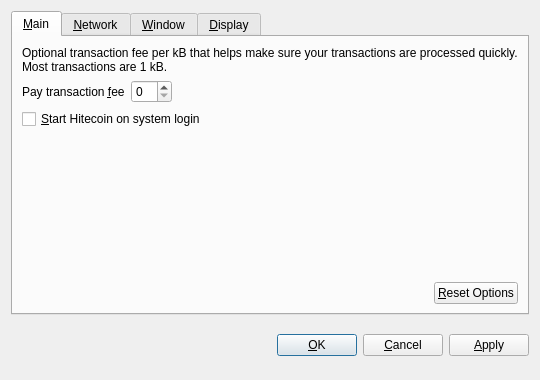
<?xml version="1.0" encoding="UTF-8"?>
<ui version="4.0">
 <class>OptionsDialog</class>
 <widget class="QDialog" name="OptionsDialog">
  <property name="geometry">
   <rect>
    <x>0</x>
    <y>0</y>
    <width>540</width>
    <height>380</height>
   </rect>
  </property>
  <property name="windowTitle">
   <string>Options</string>
  </property>
  <property name="modal">
   <bool>true</bool>
  </property>
  <layout class="QVBoxLayout" name="verticalLayout">
   <item>
    <widget class="QTabWidget" name="tabWidget">
     <property name="tabPosition">
      <enum>QTabWidget::North</enum>
     </property>
     <property name="currentIndex">
      <number>0</number>
     </property>
     <widget class="QWidget" name="tabMain">
      <attribute name="title">
       <string>&amp;Main</string>
      </attribute>
      <layout class="QVBoxLayout" name="verticalLayout_Main">
       <item>
        <widget class="QLabel" name="transactionFeeInfoLabel">
         <property name="text">
          <string>Optional transaction fee per kB that helps make sure your transactions are processed quickly. Most transactions are 1 kB.</string>
         </property>
         <property name="textFormat">
          <enum>Qt::PlainText</enum>
         </property>
         <property name="wordWrap">
          <bool>true</bool>
         </property>
        </widget>
       </item>
       <item>
        <layout class="QHBoxLayout" name="horizontalLayout_1_Main">
         <item>
          <widget class="QLabel" name="transactionFeeLabel">
           <property name="text">
            <string>Pay transaction &amp;fee</string>
           </property>
           <property name="textFormat">
            <enum>Qt::PlainText</enum>
           </property>
           <property name="buddy">
            <cstring>transactionFee</cstring>
           </property>
          </widget>
         </item>
         <item>
          <widget class="BitcoinAmountField" name="transactionFee"/>
         </item>
         <item>
          <spacer name="horizontalSpacer_1_Main">
           <property name="orientation">
            <enum>Qt::Horizontal</enum>
           </property>
           <property name="sizeHint" stdset="0">
            <size>
             <width>40</width>
             <height>20</height>
            </size>
           </property>
          </spacer>
         </item>
        </layout>
       </item>
       <item>
        <widget class="QCheckBox" name="bitcoinAtStartup">
         <property name="toolTip">
          <string>Automatically start Hitecoin after logging in to the system.</string>
         </property>
         <property name="text">
          <string>&amp;Start Hitecoin on system login</string>
         </property>
        </widget>
       </item>
       <item>
        <spacer name="verticalSpacer_Main">
         <property name="orientation">
          <enum>Qt::Vertical</enum>
         </property>
         <property name="sizeHint" stdset="0">
          <size>
           <width>20</width>
           <height>40</height>
          </size>
         </property>
        </spacer>
       </item>
       <item>
        <layout class="QHBoxLayout" name="horizontalLayout_2_Main">
         <item>
          <spacer name="horizontalSpacer_2_Main">
           <property name="orientation">
            <enum>Qt::Horizontal</enum>
           </property>
           <property name="sizeHint" stdset="0">
            <size>
             <width>40</width>
             <height>20</height>
            </size>
           </property>
          </spacer>
         </item>
         <item>
          <widget class="QPushButton" name="resetButton">
           <property name="toolTip">
            <string>Reset all client options to default.</string>
           </property>
           <property name="text">
            <string>&amp;Reset Options</string>
           </property>
           <property name="autoDefault">
            <bool>false</bool>
           </property>
          </widget>
         </item>
        </layout>
       </item>
      </layout>
     </widget>
     <widget class="QWidget" name="tabNetwork">
      <attribute name="title">
       <string>&amp;Network</string>
      </attribute>
      <layout class="QVBoxLayout" name="verticalLayout_Network">
       <item>
        <widget class="QCheckBox" name="mapPortUpnp">
         <property name="toolTip">
          <string>Automatically open the Hitecoin client port on the router. This only works when your router supports UPnP and it is enabled.</string>
         </property>
         <property name="text">
          <string>Map port using &amp;UPnP</string>
         </property>
        </widget>
       </item>
       <item>
        <widget class="QCheckBox" name="connectSocks">
         <property name="toolTip">
          <string>Connect to the Hitecoin network through a SOCKS proxy (e.g. when connecting through Tor).</string>
         </property>
         <property name="text">
          <string>&amp;Connect through SOCKS proxy:</string>
         </property>
        </widget>
       </item>
       <item>
        <layout class="QHBoxLayout" name="horizontalLayout_Network">
         <item>
          <widget class="QLabel" name="proxyIpLabel">
           <property name="text">
            <string>Proxy &amp;IP:</string>
           </property>
           <property name="textFormat">
            <enum>Qt::PlainText</enum>
           </property>
           <property name="buddy">
            <cstring>proxyIp</cstring>
           </property>
          </widget>
         </item>
         <item>
          <widget class="QValidatedLineEdit" name="proxyIp">
           <property name="maximumSize">
            <size>
             <width>140</width>
             <height>16777215</height>
            </size>
           </property>
           <property name="toolTip">
            <string>IP address of the proxy (e.g. 127.0.0.1)</string>
           </property>
          </widget>
         </item>
         <item>
          <widget class="QLabel" name="proxyPortLabel">
           <property name="text">
            <string>&amp;Port:</string>
           </property>
           <property name="textFormat">
            <enum>Qt::PlainText</enum>
           </property>
           <property name="buddy">
            <cstring>proxyPort</cstring>
           </property>
          </widget>
         </item>
         <item>
          <widget class="QLineEdit" name="proxyPort">
           <property name="maximumSize">
            <size>
             <width>55</width>
             <height>16777215</height>
            </size>
           </property>
           <property name="toolTip">
            <string>Port of the proxy (e.g. 9050)</string>
           </property>
          </widget>
         </item>
         <item>
          <widget class="QLabel" name="socksVersionLabel">
           <property name="text">
            <string>SOCKS &amp;Version:</string>
           </property>
           <property name="textFormat">
            <enum>Qt::PlainText</enum>
           </property>
           <property name="buddy">
            <cstring>socksVersion</cstring>
           </property>
          </widget>
         </item>
         <item>
          <widget class="QValueComboBox" name="socksVersion">
           <property name="toolTip">
            <string>SOCKS version of the proxy (e.g. 5)</string>
           </property>
          </widget>
         </item>
         <item>
          <spacer name="horizontalSpacer_Network">
           <property name="orientation">
            <enum>Qt::Horizontal</enum>
           </property>
           <property name="sizeHint" stdset="0">
            <size>
             <width>40</width>
             <height>20</height>
            </size>
           </property>
          </spacer>
         </item>
        </layout>
       </item>
       <item>
        <spacer name="verticalSpacer_Network">
         <property name="orientation">
          <enum>Qt::Vertical</enum>
         </property>
         <property name="sizeHint" stdset="0">
          <size>
           <width>20</width>
           <height>40</height>
          </size>
         </property>
        </spacer>
       </item>
      </layout>
     </widget>
     <widget class="QWidget" name="tabWindow">
      <attribute name="title">
       <string>&amp;Window</string>
      </attribute>
      <layout class="QVBoxLayout" name="verticalLayout_Window">
       <item>
        <widget class="QCheckBox" name="minimizeToTray">
         <property name="toolTip">
          <string>Show only a tray icon after minimizing the window.</string>
         </property>
         <property name="text">
          <string>&amp;Minimize to the tray instead of the taskbar</string>
         </property>
        </widget>
       </item>
       <item>
        <widget class="QCheckBox" name="minimizeOnClose">
         <property name="toolTip">
          <string>Minimize instead of exit the application when the window is closed. When this option is enabled, the application will be closed only after selecting Quit in the menu.</string>
         </property>
         <property name="text">
          <string>M&amp;inimize on close</string>
         </property>
        </widget>
       </item>
       <item>
        <spacer name="verticalSpacer_Window">
         <property name="orientation">
          <enum>Qt::Vertical</enum>
         </property>
         <property name="sizeHint" stdset="0">
          <size>
           <width>20</width>
           <height>40</height>
          </size>
         </property>
        </spacer>
       </item>
      </layout>
     </widget>
     <widget class="QWidget" name="tabDisplay">
      <attribute name="title">
       <string>&amp;Display</string>
      </attribute>
      <layout class="QVBoxLayout" name="verticalLayout_Display">
       <item>
        <layout class="QHBoxLayout" name="horizontalLayout_1_Display">
         <item>
          <widget class="QLabel" name="langLabel">
           <property name="text">
            <string>User Interface &amp;language:</string>
           </property>
           <property name="textFormat">
            <enum>Qt::PlainText</enum>
           </property>
           <property name="buddy">
            <cstring>lang</cstring>
           </property>
          </widget>
         </item>
         <item>
          <widget class="QValueComboBox" name="lang">
           <property name="toolTip">
            <string>The user interface language can be set here. This setting will take effect after restarting Hitecoin.</string>
           </property>
          </widget>
         </item>
        </layout>
       </item>
       <item>
        <layout class="QHBoxLayout" name="horizontalLayout_2_Display">
         <item>
          <widget class="QLabel" name="unitLabel">
           <property name="text">
            <string>&amp;Unit to show amounts in:</string>
           </property>
           <property name="textFormat">
            <enum>Qt::PlainText</enum>
           </property>
           <property name="buddy">
            <cstring>unit</cstring>
           </property>
          </widget>
         </item>
         <item>
          <widget class="QValueComboBox" name="unit">
           <property name="toolTip">
            <string>Choose the default subdivision unit to show in the interface and when sending coins.</string>
           </property>
          </widget>
         </item>
        </layout>
       </item>
       <item>
        <widget class="QCheckBox" name="displayAddresses">
         <property name="toolTip">
          <string>Whether to show Hitecoin addresses in the transaction list or not.</string>
         </property>
         <property name="text">
          <string>&amp;Display addresses in transaction list</string>
         </property>
        </widget>
       </item>
       <item>
        <widget class="QCheckBox" name="coinControlFeatures">
         <property name="toolTip">
          <string>Whether to show coin control features or not.</string>
         </property>
         <property name="text">
          <string>Display coin &amp;control features (experts only!)</string>
         </property>
        </widget>
       </item>
       <item>
        <spacer name="verticalSpacer_Display">
         <property name="orientation">
          <enum>Qt::Vertical</enum>
         </property>
         <property name="sizeHint" stdset="0">
          <size>
           <width>20</width>
           <height>40</height>
          </size>
         </property>
        </spacer>
       </item>
      </layout>
     </widget>
    </widget>
   </item>
   <item>
    <layout class="QHBoxLayout" name="horizontalLayout_Buttons">
     <item>
      <spacer name="horizontalSpacer_1">
       <property name="orientation">
        <enum>Qt::Horizontal</enum>
       </property>
       <property name="sizeHint" stdset="0">
        <size>
         <width>40</width>
         <height>48</height>
        </size>
       </property>
      </spacer>
     </item>
     <item>
      <widget class="QLabel" name="statusLabel">
       <property name="font">
        <font>
         <weight>75</weight>
         <bold>true</bold>
        </font>
       </property>
       <property name="text">
        <string/>
       </property>
       <property name="textFormat">
        <enum>Qt::PlainText</enum>
       </property>
       <property name="wordWrap">
        <bool>true</bool>
       </property>
      </widget>
     </item>
     <item>
      <spacer name="horizontalSpacer_2">
       <property name="orientation">
        <enum>Qt::Horizontal</enum>
       </property>
       <property name="sizeHint" stdset="0">
        <size>
         <width>40</width>
         <height>48</height>
        </size>
       </property>
      </spacer>
     </item>
     <item>
      <widget class="QPushButton" name="okButton">
       <property name="text">
        <string>&amp;OK</string>
       </property>
      </widget>
     </item>
     <item>
      <widget class="QPushButton" name="cancelButton">
       <property name="text">
        <string>&amp;Cancel</string>
       </property>
       <property name="autoDefault">
        <bool>false</bool>
       </property>
      </widget>
     </item>
     <item>
      <widget class="QPushButton" name="applyButton">
       <property name="text">
        <string>&amp;Apply</string>
       </property>
       <property name="autoDefault">
        <bool>false</bool>
       </property>
      </widget>
     </item>
    </layout>
   </item>
  </layout>
 </widget>
 <customwidgets>
  <customwidget>
   <class>BitcoinAmountField</class>
   <extends>QSpinBox</extends>
   <header>bitcoinamountfield.h</header>
  </customwidget>
  <customwidget>
   <class>QValueComboBox</class>
   <extends>QComboBox</extends>
   <header>qvaluecombobox.h</header>
  </customwidget>
  <customwidget>
   <class>QValidatedLineEdit</class>
   <extends>QLineEdit</extends>
   <header>qvalidatedlineedit.h</header>
  </customwidget>
 </customwidgets>
 <resources/>
 <connections/>
</ui>
